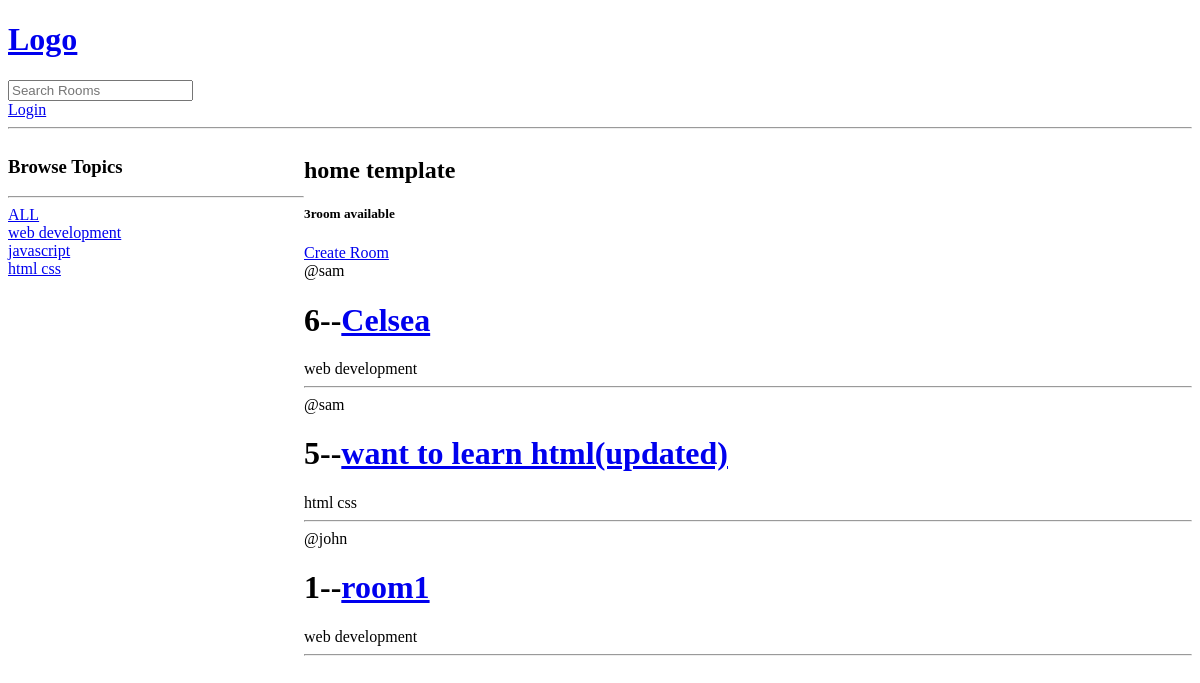
/, run on an earlier commit of the app's database.
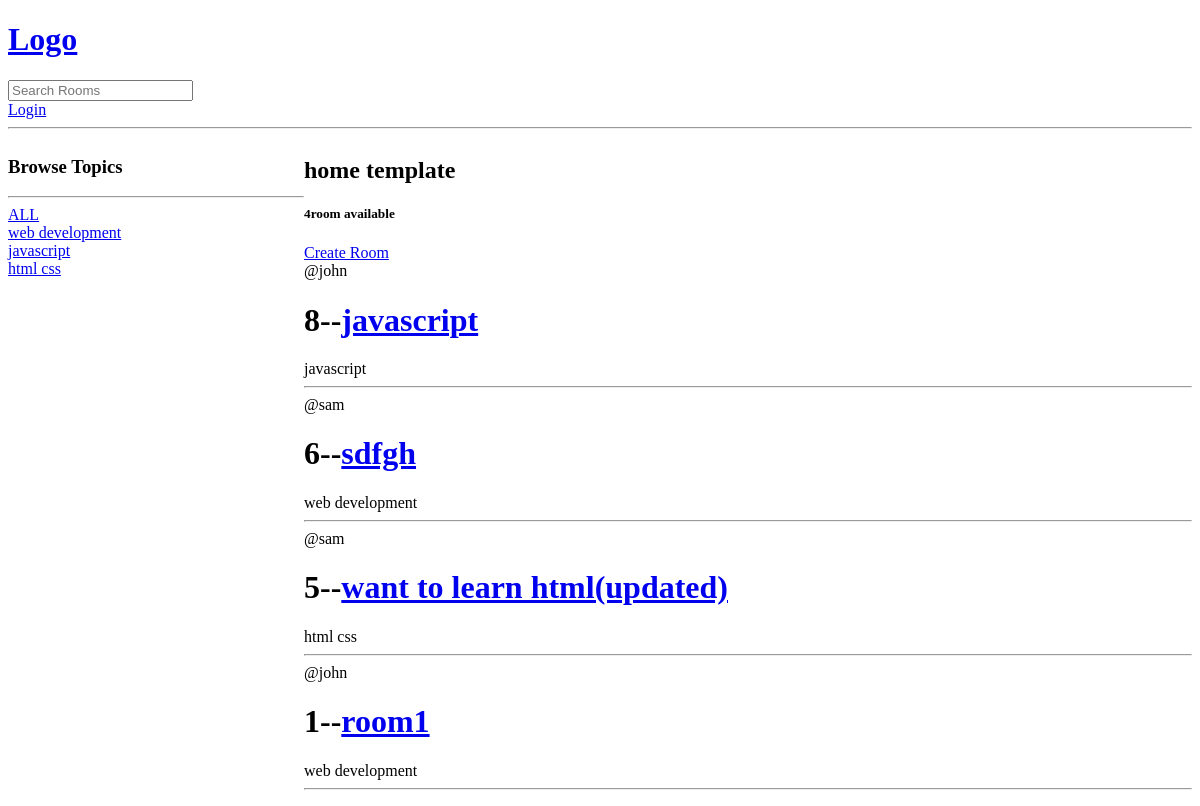
And on a later commit of the database.
### base/models.py (models this page shows, shortened)
class Topic(models.Model):
    name=models.CharField(max_length = 200)

class Room(models.Model):
    host=models.ForeignKey(User, on_delete=models.SET_NULL,null=True)
    topic =models.ForeignKey(Topic, on_delete=models.SET_NULL,null=True)
    name = models.CharField(max_length = 200)
    description = models.TextField(null=True, blank=True)
    updated = models.DateTimeField(auto_now = True)
    created = models.DateTimeField(auto_now_add = True)
    class Meta:
        ordering = ['-updated','-created']

### base/views.py (the view)
# urls.py: path("",views.home,name='home'),
def home(request):
    q = request.GET.get('q') if request.GET.get('q') != None else ''
    rooms = Room.objects.filter(
     Q(topic__name__icontains = q)|
     Q(name__icontains=q)|Q(description__icontains=q))
    topic = Topic.objects.all()
    room_count = rooms.count()
    context = {'rooms':rooms,'topics':topic,'room_count':room_count}
    return render(request,'base/home.html',context)

### base/templates/base/home.html (shortened to what this page needs)
{% extends 'main.html'%}
{% block content%}
<div class="home-container">
  <div>
    <h3>Browse Topics</h3>
    <hr>
     <a href="/">ALL</a>
    {% for topic in topics %}
    <div>
      <a href="/?q={{topic.name}}">{{topic.name}}</a>
    </div>
    {% endfor %}
  </div>
<div>
  <h2>home template</h1>
<h5>{{room_count}}room available</h5>
<a href="{% url 'create-room'%}">Create Room</a>
  {% for room in rooms %}
  <div>
  <span>@{{room.host.username}}
  </span><h1>{{room.id}}--<a href="/room/{{room.id}}">{{room.name}}</a></h1>
  {{room.topic.name}}</div>
  <hr>
  {%endfor%}
</div>
</div>
{% endblock content%}

What changed in the data, as far as the page shows it:
added Room: host.username "john", id "8", name "javascript", topic.name "javascript"
changed Room id 6: name "Celsea" → "sdfgh"
Also different on the page:
{{ room_count }}: "3" → "4"
